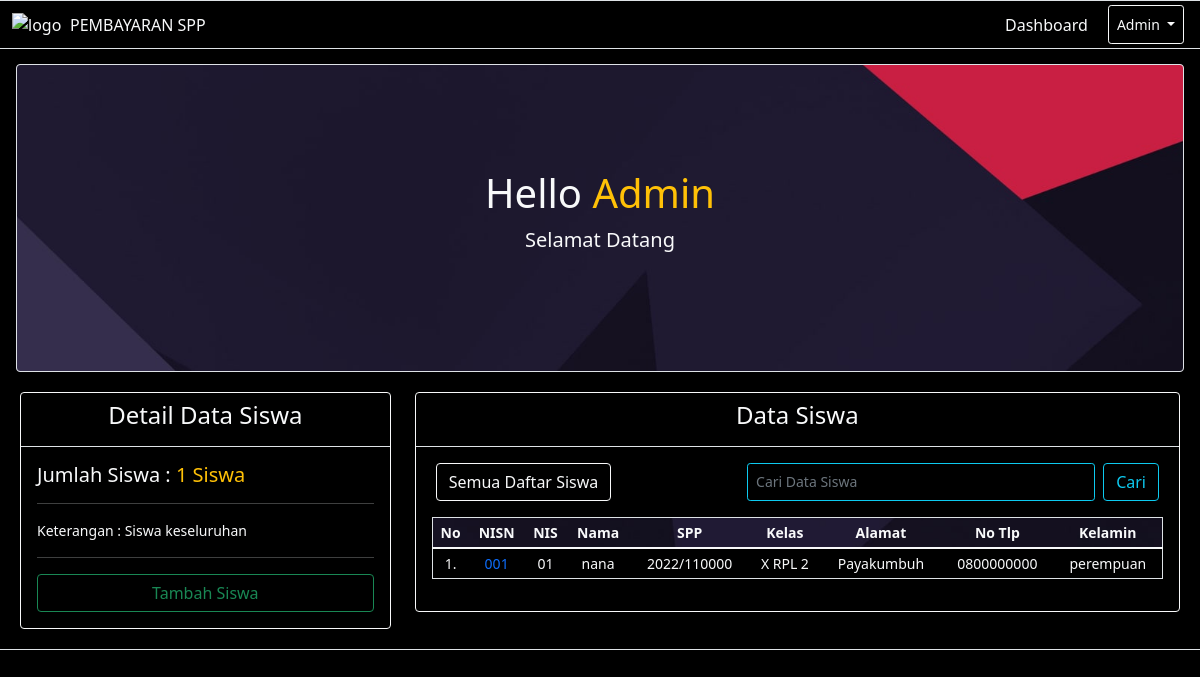
Screenshot of /admin/siswa/?search with the database file from the repository.
### tables this page shows
CREATE TABLE `siswa` (
  `nisn` char(10) NOT NULL,
  `nis` char(8) NOT NULL,
  `nama` varchar(35) NOT NULL,
  `id_kelas` int(11) NOT NULL,
  `alamat` text NOT NULL,
  `no_telp` varchar(13) NOT NULL,
  `id_spp` int(11) DEFAULT NULL,
  `jenis_kelamin` enum('laki-laki','perempuan') NOT NULL
);

CREATE TABLE `spp` (
  `id_spp` int(11) NOT NULL,
  `tahun` int(11) NOT NULL,
  `nominal` int(11) NOT NULL
);

CREATE TABLE `kelas` (
  `id_kelas` int(11) NOT NULL,
  `nama_kelas` varchar(10) NOT NULL,
  `kopetensi_keahlian` varchar(50) NOT NULL
);

### admin/siswa/index.php (the view, shortened to what this page needs)
<?php
include_once '../koneksi.php';
?>
<!DOCTYPE html>
<html lang="en">
<head>
  <link href="https://cdn.jsdelivr.net/npm/bootstrap@5.1.3/dist/css/bootstrap.min.css" rel="stylesheet">
</head>
<body class="bgrn">
  <main class="border-bottom">
    <div class="container">
      <?php
      include_once '../navbar.php'
      ?>
    </div>
    <br>
    <br>
    <?php
    include_once '../../all/footer_detail.php'
    ?>
    <div class="container-fluid mt-3">
      <div class="row btn-sm">
        <div class="col-lg-4 mb-3">
          <div class="card border-light text-light" style="width:auto; background-color:black;">
            <div class="card-header border-bottom text-center">
              <h4>Detail Data Siswa</h4>
            </div>
            <div class="card-body">
              <h5>Jumlah Siswa : <span class="text-warning">
                  <?php
                  $query = mysqli_query($conn, "SELECT COUNT(nisn) as jumlah FROM siswa");
                  $result = mysqli_fetch_assoc($query);
                  echo $result['jumlah'];
                  ?> Siswa
                </span></h5>
              <hr>
              <p class="card-text">Keterangan : Siswa keseluruhan</p>
              <hr>
              <a type="button" class="btn btn-outline-success d-block" data-bs-toggle="modal" data-bs-target="#myModal">
                Tambah Siswa
              </a>
            </div>
          </div>
        </div>
        <div class="col-lg-8 mb-3">
          <div class="card border-light text-light" style="width:auto; background-color:black;">
            <div class="card-header border-bottom text-center">
              <h4>Data Siswa</h4>
            </div>
            <div class="row mx-2 mt-3">
              <div class="col-5">
                <a href="./?search" class="btn btn-outline-light">Semua Daftar Siswa</a>
              </div>
              <div class="col-7">
                <form class="d-flex" method="GET">
                  <input value="<?php if (isset($_GET['search'])) {
                                  echo $_GET['search'];
                                } ?>" name="search" required style="background-color: transparent;" class="form-control btn-sm me-2 text-light btn-outline-info" type="search" placeholder="Cari Data Siswa" aria-label="Search">
                  <button class="btn btn-outline-info" type="submit">Cari</button>
                </form>
              </div>
            </div>
            <div class="card-body table-responsive">
              <table id="" class="table text-light border table-sm">
                <thead class="text-center bgrnn">
                  <th>No</th>
                  <th>NISN</th>
                  <th>NIS</th>
                  <th>Nama</th>
                  <th>SPP</th>
                  <th>Kelas</th>
                  <th>Alamat</th>
                  <th>No Tlp</th>
                  <th>Kelamin</th>
                </thead>
                <tbody id="myTable">
                  <?php $angka = 1; ?>
                  <?php
                  $con = mysqli_connect("localhost", "root", "", "db_spp");
                  if (isset($_GET['search'])) {
                    $filtervalues = $_GET['search'];
                    $query = "SELECT * FROM siswa
                    INNER JOIN spp
                    ON siswa.id_spp = spp.id_spp
                    INNER JOIN kelas
                    ON siswa.id_kelas = kelas.id_kelas WHERE CONCAT(nisn,nis,nama,nama_kelas,alamat,no_telp,tahun,nominal,jenis_kelamin) LIKE '%$filtervalues%' ";
                    $query_run = mysqli_query($con, $query);
                    if (mysqli_num_rows($query_run) > 0) {
                      foreach ($query_run as $items) {
                  ?>
                        <tr class="text-center text_light">
                          <td><?= $angka++; ?>.</td>
                          <td><a style="text-decoration: none;" href="./detail.php?nisn=<?= $items['nisn']; ?>"><?= $items['nisn']; ?></a></td>
                          <td><?= $items['nis']; ?></td>
                          <td><?= $items['nama']; ?></td>
                          <td><?= $items['tahun']; ?>/<?= $items['nominal']; ?></td>
                          <td><?= $items['nama_kelas']; ?></td>
                          <td><?= $items['alamat']; ?></td>
                          <td><?= $items['no_telp']; ?></td>
                          <td><?= $items['jenis_kelamin']; ?></td>
                        </tr>
                      <?php
                      }
                    } else {
                      ?>
                      <tr>
                        <td colspan="9" class="text-center">Maaf Didak ada data yang ditemukan .. <a href="./?search=">kembali</a></td>
                      </tr>
                  <?php
                    }
                  }
                  ?>
                </tbody>
              </table>
            </div>
          </div>
        </div>
      </div>
  </main>
</body>
</html>

### admin/siswa/index.php (style rules this page uses)
.bgrn { background-color: black; background-repeat: no-repeat; background-attachment: fixed; background-size: cover; }
.bgrnn { background-image: url(../../images/imgwoe.jpg); background-repeat: no-repeat; background-attachment: fixed; background-size: cover; }

### rows the page displays
siswa: nisn "001", nis "01", nama "nana", id_spp.tahun "2022", id_spp.nominal "110000", id_kelas.nama_kelas "X RPL 2", alamat "Payakumbuh", no_telp "0800000000", jenis_kelamin "perempuan"

### other values shown
$result['jumlah'] "1"
